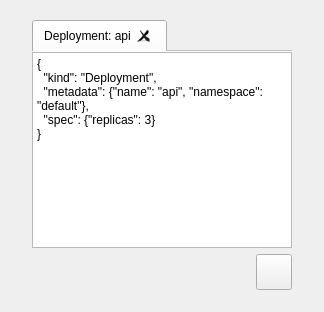
<?xml version="1.0" encoding="UTF-8"?>
<ui version="4.0">
 <class>ViewerPage</class>
 <widget class="QWidget" name="ViewerPage">
  <layout class="QVBoxLayout" name="viewerLayout">
   <property name="leftMargin">
    <number>32</number>
   </property>
   <property name="topMargin">
    <number>20</number>
   </property>
   <property name="rightMargin">
    <number>32</number>
   </property>
   <property name="bottomMargin">
    <number>22</number>
   </property>
   <item>
    <widget class="QTabWidget" name="viewerTabs">
     <property name="tabsClosable">
      <bool>true</bool>
     </property>
     <property name="movable">
      <bool>true</bool>
     </property>
     <property name="documentMode">
      <bool>true</bool>
     </property>
     <widget class="QWidget" name="sampleTab">
      <attribute name="title">
       <string notr="true">Deployment: api</string>
      </attribute>
      <layout class="QVBoxLayout" name="sampleLayout">
       <property name="leftMargin">
        <number>0</number>
       </property>
       <property name="topMargin">
        <number>0</number>
       </property>
       <property name="rightMargin">
        <number>0</number>
       </property>
       <property name="bottomMargin">
        <number>0</number>
       </property>
       <item>
        <widget class="QPlainTextEdit" name="sampleText">
         <property name="readOnly">
          <bool>true</bool>
         </property>
         <property name="plainText">
          <string notr="true">{
  "kind": "Deployment",
  "metadata": {"name": "api", "namespace": "default"},
  "spec": {"replicas": 3}
}</string>
         </property>
        </widget>
       </item>
      </layout>
     </widget>
    </widget>
   </item>
   <item>
    <layout class="QHBoxLayout" name="viewerFooter">
     <item>
      <spacer name="viewerFooterSpacer">
       <property name="orientation">
        <enum>Qt::Orientation::Horizontal</enum>
       </property>
       <property name="sizeHint" stdset="0">
        <size>
         <width>40</width>
         <height>20</height>
        </size>
       </property>
      </spacer>
     </item>
     <item>
      <widget class="QPushButton" name="saveButton">
       <property name="minimumSize">
        <size>
         <width>36</width>
         <height>36</height>
        </size>
       </property>
       <property name="maximumSize">
        <size>
         <width>36</width>
         <height>36</height>
        </size>
       </property>
       <property name="toolTip">
        <string>Save what this tab shows to a file</string>
       </property>
       <property name="iconSize">
        <size>
         <width>18</width>
         <height>18</height>
        </size>
       </property>
       <property name="variant" stdset="0">
        <string notr="true">secondary</string>
       </property>
      </widget>
     </item>
    </layout>
   </item>
  </layout>
 </widget>
 <resources />
 <connections />
</ui>
